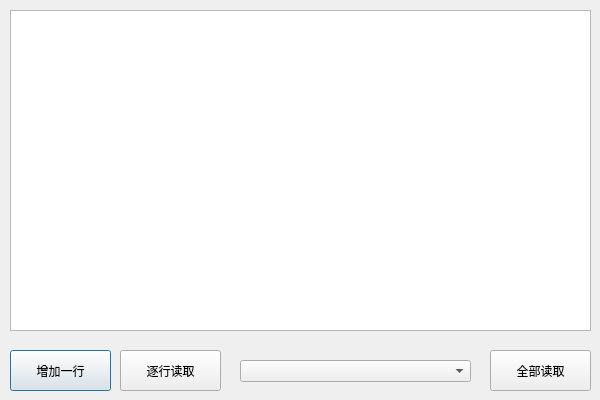
<?xml version="1.0" encoding="UTF-8"?>
<ui version="4.0">
 <class>QPlainTextEditDemoClass</class>
 <widget class="QDialog" name="QPlainTextEditDemoClass">
  <property name="geometry">
   <rect>
    <x>0</x>
    <y>0</y>
    <width>600</width>
    <height>400</height>
   </rect>
  </property>
  <property name="windowTitle">
   <string>QPlainTextEditDemo</string>
  </property>
  <widget class="QPlainTextEdit" name="ptEdit">
   <property name="geometry">
    <rect>
     <x>10</x>
     <y>10</y>
     <width>581</width>
     <height>321</height>
    </rect>
   </property>
   <property name="documentTitle">
    <string/>
   </property>
   <property name="plainText">
    <string/>
   </property>
   <property name="backgroundVisible">
    <bool>false</bool>
   </property>
   <property name="centerOnScroll">
    <bool>false</bool>
   </property>
  </widget>
  <widget class="QPushButton" name="btnAppend">
   <property name="geometry">
    <rect>
     <x>10</x>
     <y>350</y>
     <width>101</width>
     <height>41</height>
    </rect>
   </property>
   <property name="text">
    <string>增加一行</string>
   </property>
  </widget>
  <widget class="QPushButton" name="btnReadLine">
   <property name="geometry">
    <rect>
     <x>120</x>
     <y>350</y>
     <width>101</width>
     <height>41</height>
    </rect>
   </property>
   <property name="text">
    <string>逐行读取</string>
   </property>
  </widget>
  <widget class="QPushButton" name="btnReadAll">
   <property name="geometry">
    <rect>
     <x>490</x>
     <y>350</y>
     <width>101</width>
     <height>41</height>
    </rect>
   </property>
   <property name="text">
    <string>全部读取</string>
   </property>
  </widget>
  <widget class="QComboBox" name="cbLine">
   <property name="geometry">
    <rect>
     <x>240</x>
     <y>360</y>
     <width>231</width>
     <height>22</height>
    </rect>
   </property>
  </widget>
 </widget>
 <layoutdefault spacing="6" margin="11"/>
 <resources>
  <include location="QPlainTextEditDemo.qrc"/>
 </resources>
 <connections/>
</ui>
